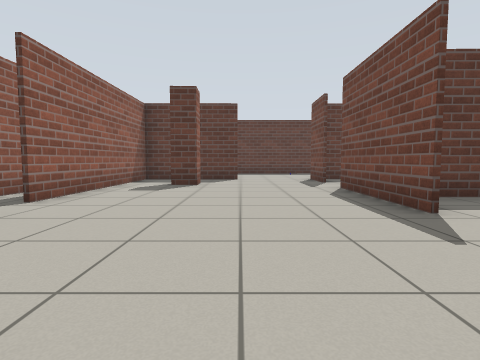
[1] (above)

18 first-person views from a walk through a Gazebo world. The camera is 0.72 m above the floor, tilts 4° down and sees 80° across. The floor is counted in squares, 1 m on a side. Each view is taken from the middle of a square. On the plan, view 1 faces up. The plan holds only what a view shows up to about 10 squares ahead; the rest is blank. Robots are left out.

[2]
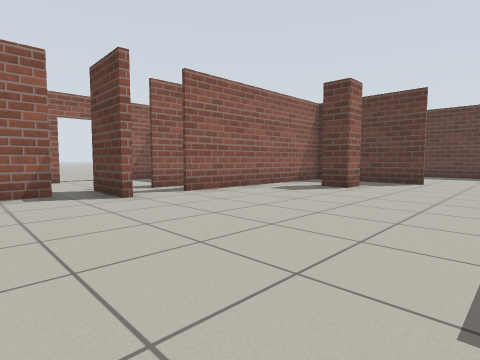

[3]
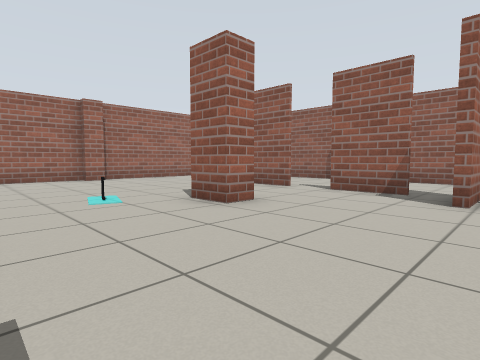

[4]
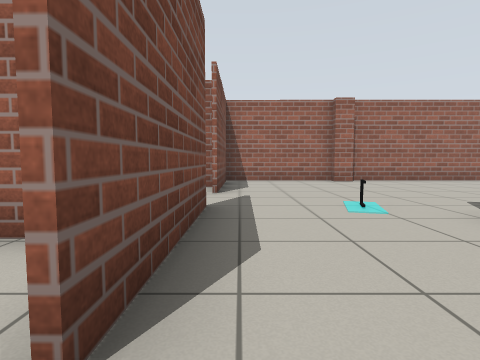

[5]
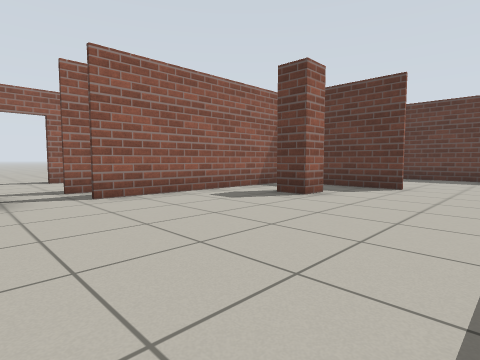

[6]
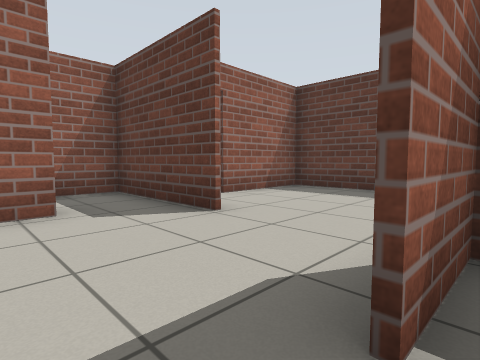

[7]
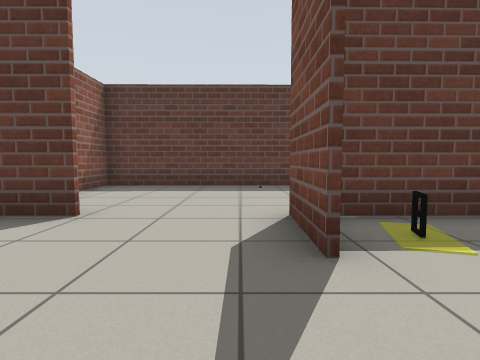

[8]
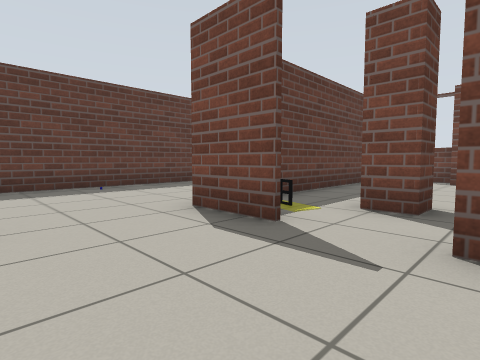

[9]
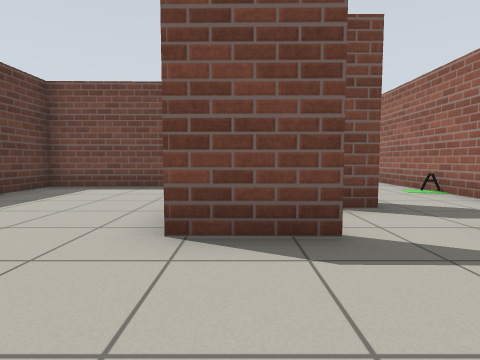

[10]
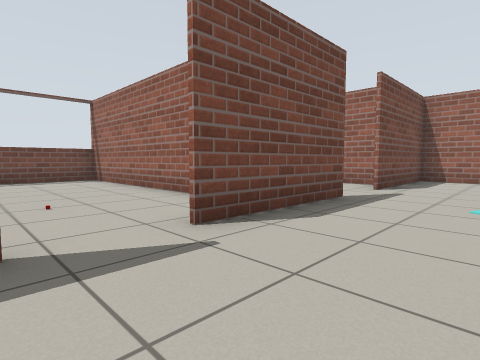

[11]
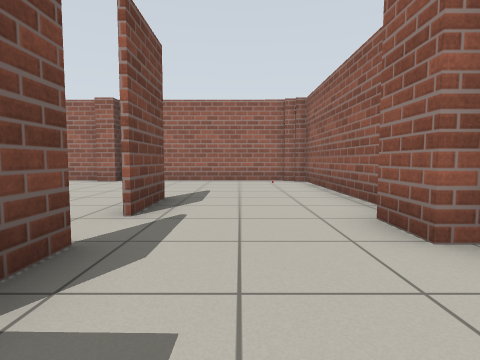

[12]
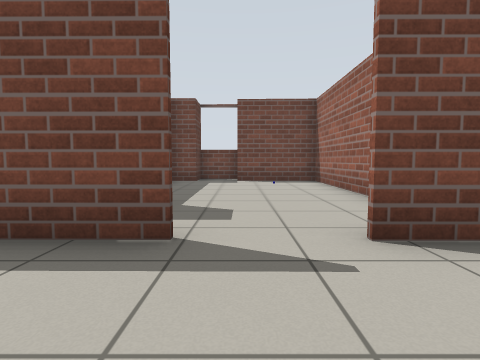

[13]
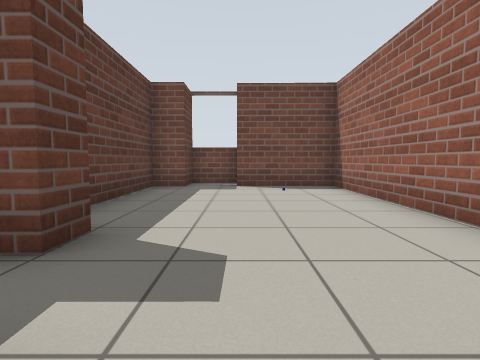

[14]
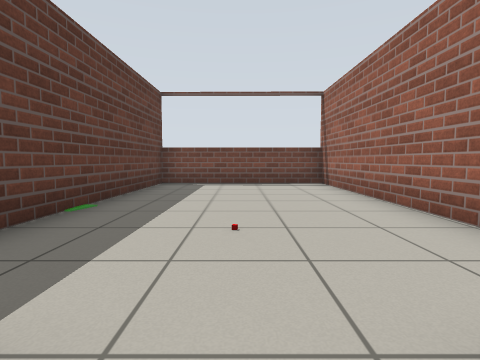

[15]
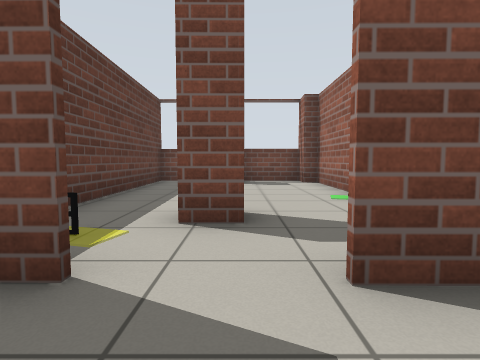

[16]
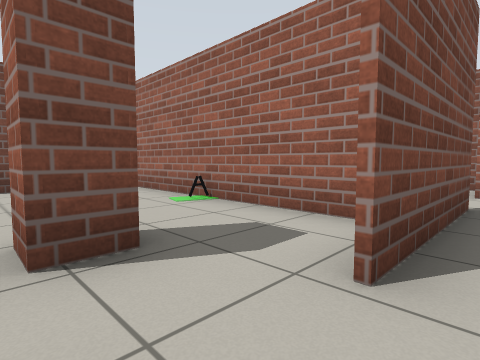

[17]
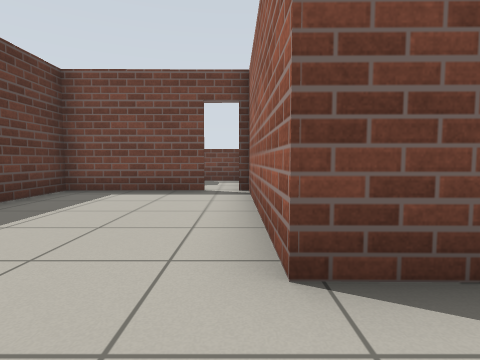

[18]
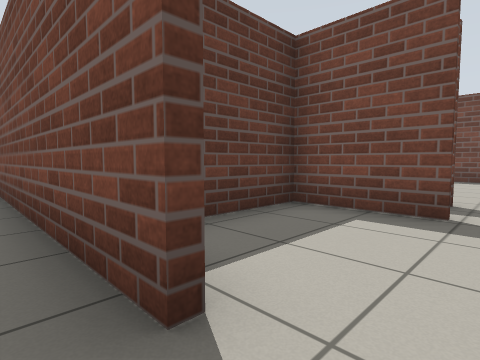

### Floor plan
Key: @ floor where view 1 was taken; # wall or solid block; x gap in a wall; . floor; D open door; = window, fence, low wall or low ledge; T thing the floor can be seen under or through; O other object.
Columns run from 10 left of view 1 to 11 right of it. Each row starts with its distance up from view 1.
 15         ###########
 14         #.........#
 13         #.........#
 12         D.........D..=
 11   #   ##D#...#####D###
 10   #   #......#=..   #=
  9  .#   #......TTT.. .#=
  8  .#   #.#.....TT....##
  7  .#####......#.......=
  6  .#..##......###O# ###
  5 ..D..##......#######.#
  4 ..D..........#.......=
  3   #..##..............=
  2   #..x.......#.......=
  1   #..#.......#.......=
  0   #.......@..#########
 -1   #..#....O..#.......=
 -2   #..#..............##
 -3   #.........#.......#
 -4   #.........#.......#
 -5   #.........#########
 -6   #.........#
 -7   ###########

Positions as (right, up) in squares from view 1, and headings:
1: (0, 0), facing up
2: (2, 1), facing up-left
3: (2, 4), facing down-left
4: (2, 3), facing down
5: (2, 3), facing up-left
6: (3, 8), facing up-left
7: (2, 7), facing up
8: (0, 7), facing up-right
9: (0, 10), facing right
10: (0, 4), facing down-right
11: (-6, 3), facing down
12: (0, -2), facing right
13: (2, -2), facing right
14: (2, 3), facing right
15: (1, 8), facing right
16: (2, 9), facing down-right
17: (1, 11), facing right
18: (-9, 4), facing up-right
